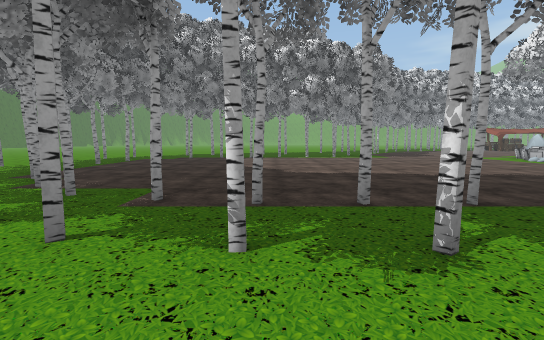
view 1 (above)

24 first-person views from a walk through a Unity game level. The camera is 1.2 m above the floor, tilts 6° down and sees 90° across. The floor is counted in squares, 2 m on a side. Each view is taken from the middle of a square. On the plan, view 1 faces up. The plan holds only what a view shows up to about 9 squares ahead; the rest is blank. The place goes on beyond the plan. The player character is not drawn. Some surface patterns are stand-ins.

view 2
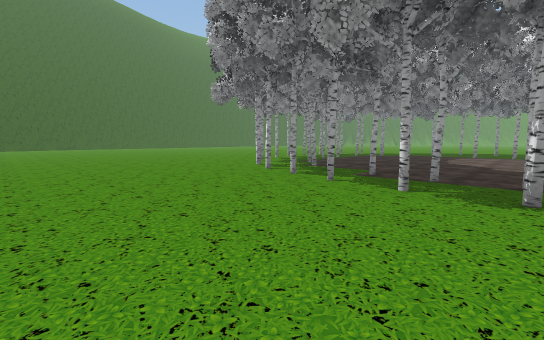

view 3
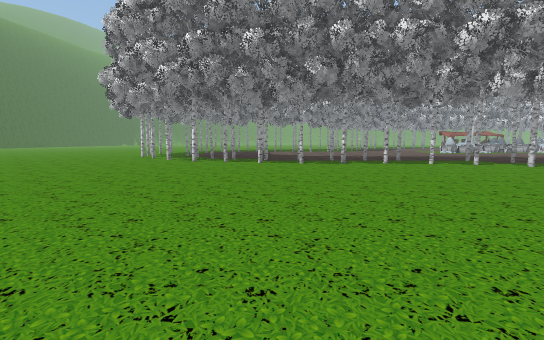

view 4
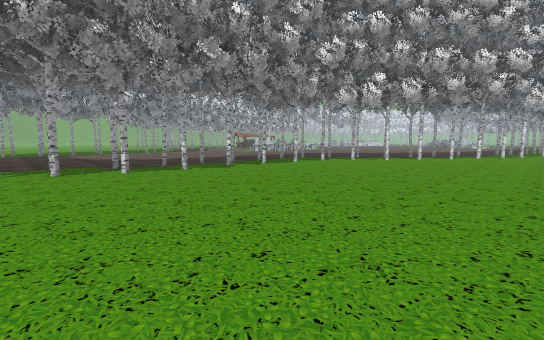

view 5
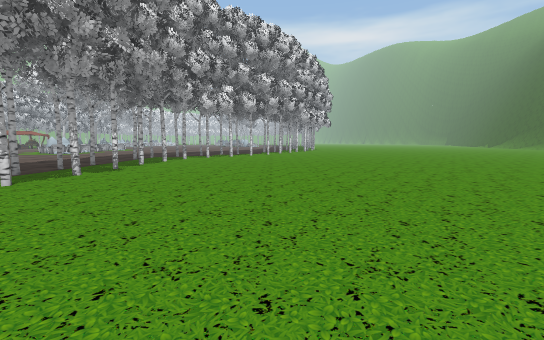

view 6
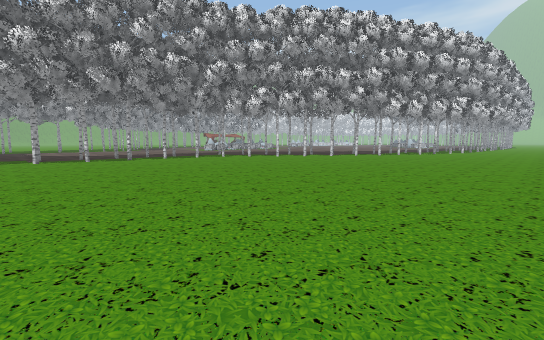

view 7
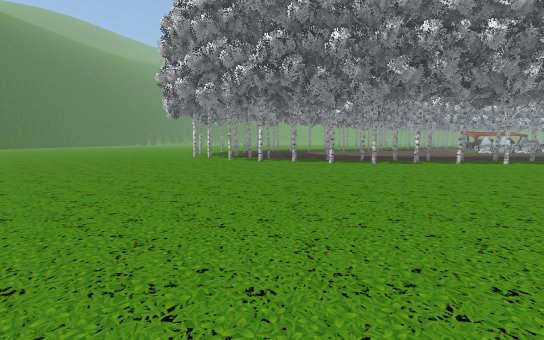

view 8
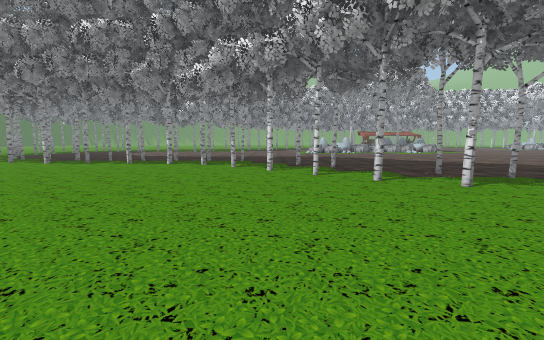

view 9
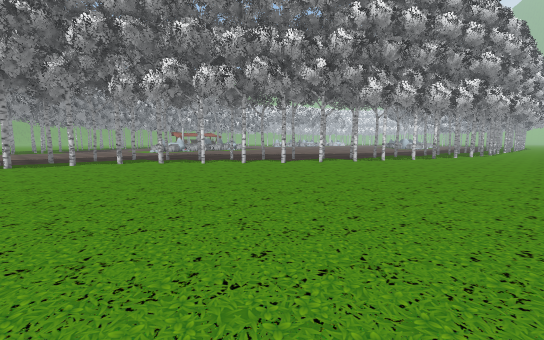

view 10
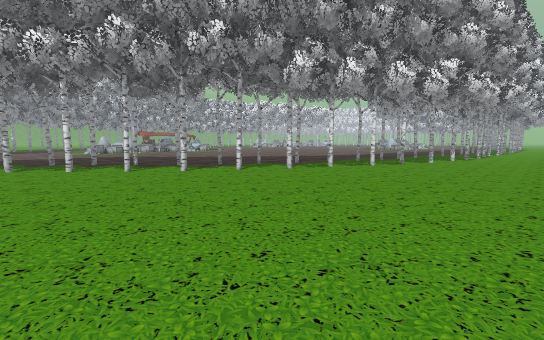

view 11
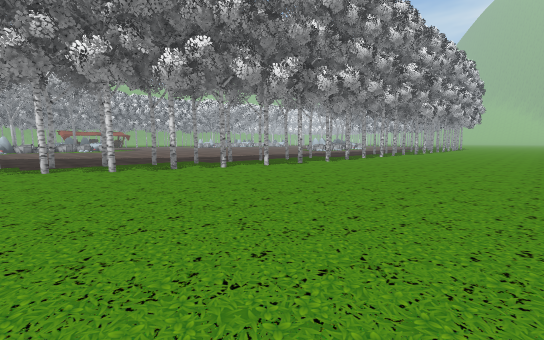

view 12
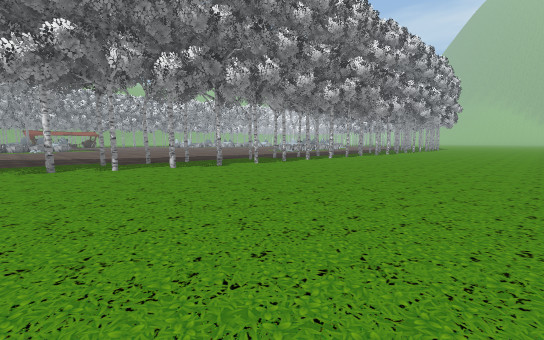

view 13
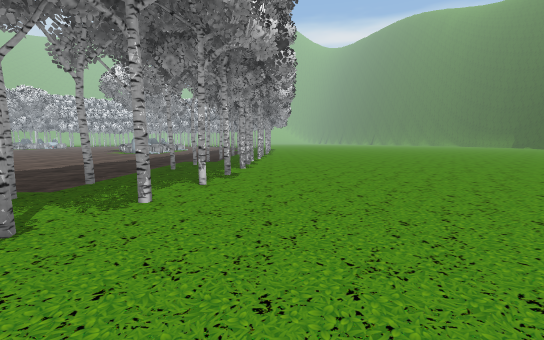

view 14
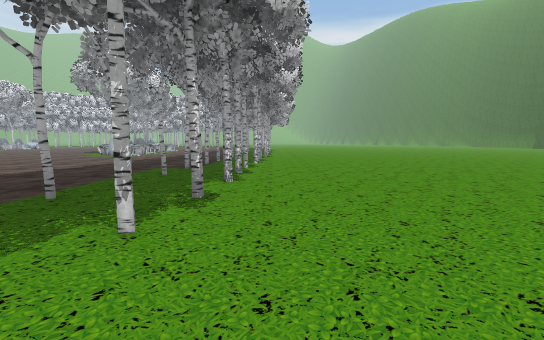

view 15
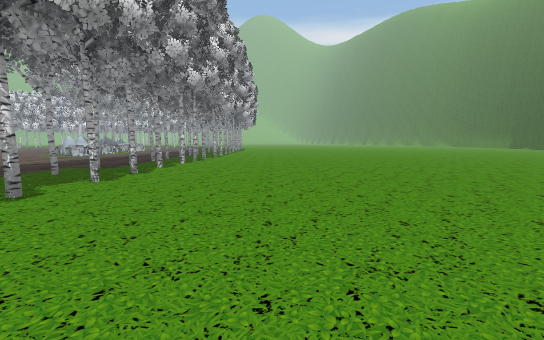

view 16
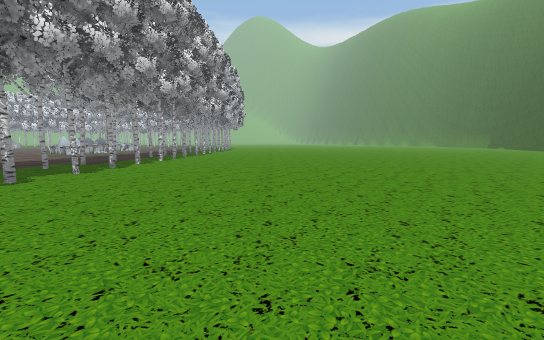

view 17
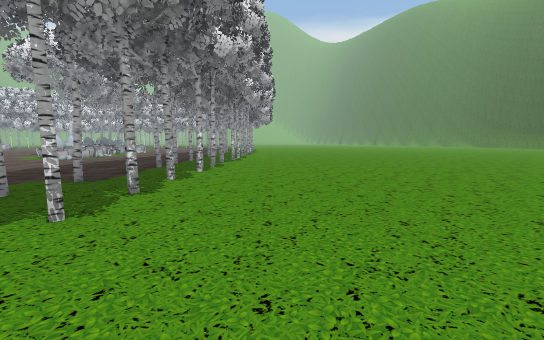

view 18
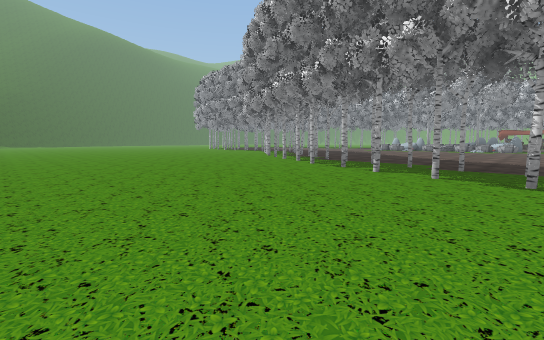

view 19
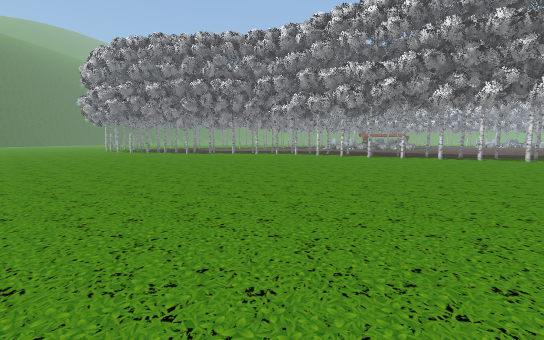

view 20
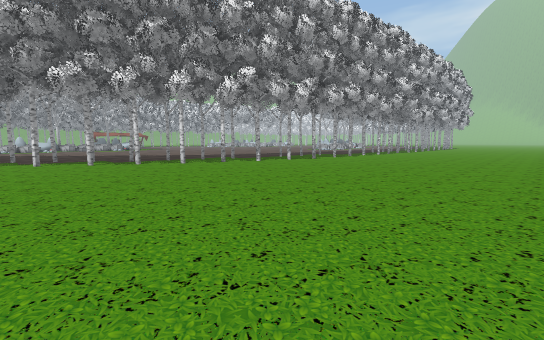

view 21
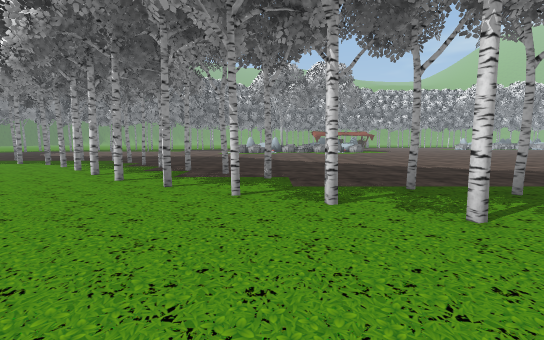

view 22
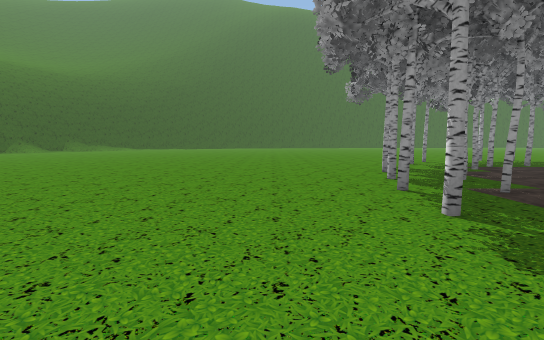

view 23
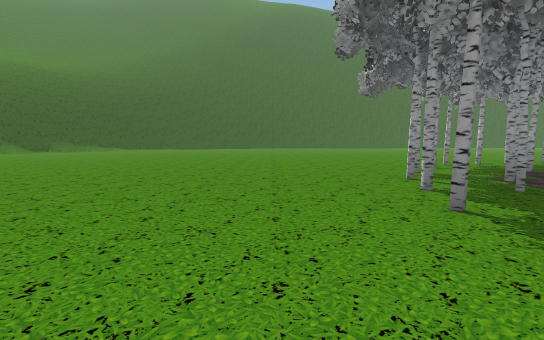

view 24
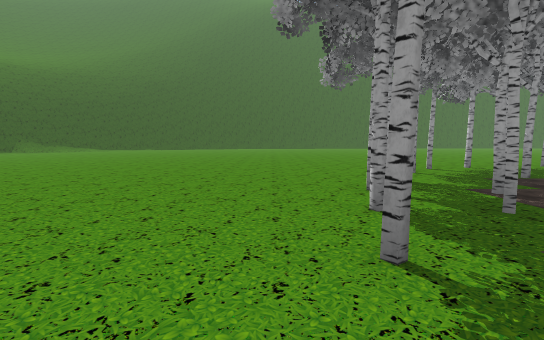

### Floor plan
Key: @ floor where view 1 was taken; # wall or solid block; x gap in a wall; . floor; T thing the floor can be seen under or through; O other object.
Columns run from 10 left of view 1 to 24 right of it. Each row starts with its distance up from view 1.
  9     ..x.. ...... .OO
  8  .................O
  7  .................
  6  ....x...........
  5   ..## .........
  4  ...###..........
  3 ........TTTTTTT..............
  2 ........TTTTT  x............. ...
  1 ...........TT##..#................
  0  .........@.....##................
 -1 ...................................
 -2 ...................TTT.............
 -3  ...................TTTT.#.........
 -4  .....................TT..TTTT.....
 -5  .......................#.TTTT.....
 -6  .............................#....
 -7  .....  ...........................
 -8   ...   ...........................
 -9            ........................
-10             .......................
-11             ..... .................
-12               .          ..........
-13                           .........
-14                            ........
-15                             .......
-16                              ....
-17                               ..

Where each view was taken, in squares from view 1:
view 1: 0 up, 0 right, facing up
view 2: 2 down, 1 right, facing up-left
view 3: 6 down, 1 left, facing up
view 4: 4 down, 3 left, facing up-right
view 5: 2 down, 5 left, facing right
view 6: 8 down, 2 left, facing up-right
view 7: 6 down, 3 left, facing up
view 8: 6 down, 6 right, facing up
view 9: 7 down, 2 right, facing up-right
view 10: 7 down, 5 right, facing up-right
view 11: 10 down, 10 right, facing up-right
view 12: 11 down, 12 right, facing up-right
view 13: 6 down, 11 right, facing right
view 14: 6 down, 13 right, facing right
view 15: 8 down, 13 right, facing right
view 16: 9 down, 12 right, facing right
view 17: 7 down, 15 right, facing right
view 18: 10 down, 16 right, facing up-left
view 19: 12 down, 4 right, facing up
view 20: 11 down, 8 right, facing up-right
view 21: 6 down, 10 right, facing up
view 22: 0 up, 2 right, facing left
view 23: 0 up, 1 right, facing left
view 24: 1 up, 0 right, facing left
